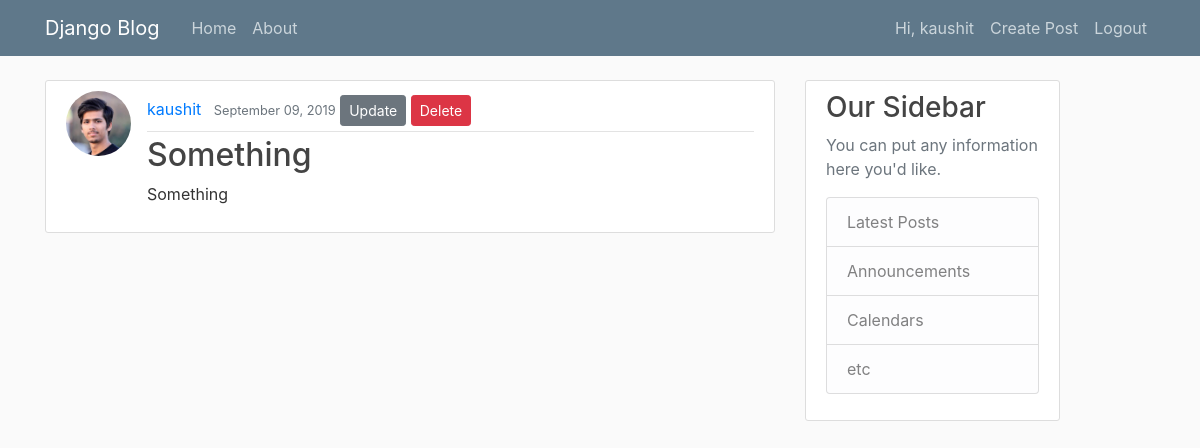
The page /post/34/ (signed in) on the database its author committed.
### blog/models.py (models this page shows, shortened)
class Post(models.Model):
    title = models.CharField(max_length=100)
    content = models.TextField()
    date_posted = models.DateTimeField(default=timezone.now)
    author = models.ForeignKey(User, on_delete=models.CASCADE)

### user/models.py (models this page shows, shortened)
class Profile(models.Model):
    user = models.OneToOneField(User, on_delete=models.CASCADE)
    image = ResizedImageField(upload_to='profile_pic',
                              default='default.png', size=[300, 300], crop=['middle', 'center'])

### blog/views.py (the view)
# urls.py: path('post/<int:pk>/', views.PostDetailView.as_view(), name='detail-post'),
class PostDetailView(LoginRequiredMixin, DetailView):
    model = Post

### blog/templates/blog/post_detail.html
{% extends "blog/base.html" %}
{% load crispy_forms_tags %}
{% block content %}
<div>
    <article class="media content-section">
        <img class="rounded-circle article-img" src="{{ post.author.profile.image.url }}">
        <div class="media-body">
            <div class="article-metadata">
                <a class="mr-2" href="{% url 'user-posts' object.author.username %}">{{object.author}}</a>
                <small class="text-muted">{{object.date_posted|date:"F d, Y"}}</small>
                {% if object.author == user %}
                <a class="btn btn-secondary btn-sm mt-1 mb-1" href="{% url 'update-post' object.id %}">Update</a>
                <a class="btn btn-danger btn-sm mt-1 mb-1" href="{% url 'delete-post' object.id %}">Delete</a>
                {% endif %}
            </div>
            <h2 class="article-title">{{object.title}}</h2>
            <p class="article-content">{{object.content}}</p>
        </div>
    </article>
</div>
{% endblock %}

### blog/templates/blog/base.html (shortened to what this page needs)
{% load static %}
<!DOCTYPE html>
<html lang="en">
<head>
    <link rel="stylesheet" href="https://maxcdn.bootstrapcdn.com/bootstrap/4.0.0/css/bootstrap.min.css"
>
    <link rel="stylesheet" type="text/css" href="{% static 'blog/main.css' %}">
</head>
<body>
    <header class="site-header">
        <nav class="navbar navbar-expand-md navbar-dark bg-steel fixed-top">
            <div class="container">
                <a class="navbar-brand mr-4" href="{% url 'blog-home' %}">Django Blog</a>
                <div class="collapse navbar-collapse" id="navbarToggle">
                    <div class="navbar-nav mr-auto">
                        <a class="nav-item nav-link" href="{% url 'blog-home' %}">Home</a>
                        <a class="nav-item nav-link" href="{% url 'blog-about' %}">About</a>
                    </div>
                    <div class="navbar-nav">
                        {% if user.is_authenticated %}
                        <a class="nav-item nav-link" href="{% url 'user-profile' user.username %}">Hi, {{user.username}}
                        </a>
                        <a class="nav-item nav-link" href="{% url 'create-post' %}">Create Post</a>
                        <a class="nav-item nav-link" href="{% url 'user-logout' %}">Logout</a>
                        {% else %}
                        <a class="nav-item nav-link" href="{% url 'user-login' %}">Login</a>
                        <a class="nav-item nav-link" href="{% url 'user-register' %}">Register</a>
                        {% endif %}
                    </div>
                </div>
            </div>
        </nav>
    </header>
    <main role="main" class="container">
        <div class="row">
            <div class="col-md-8">
                {% block content %}
                {% endblock %}
            </div>
            <div class="col-md-3">
                <div class="content-section">
                    <h3>Our Sidebar</h3>
                    <p class='text-muted'>You can put any information here you'd like.
                        <ul class="list-group">
                            <li class="list-group-item list-group-item-light">Latest Posts</li>
                            <li class="list-group-item list-group-item-light">Announcements</li>
                            <li class="list-group-item list-group-item-light">Calendars</li>
                            <li class="list-group-item list-group-item-light">etc</li>
                        </ul>
                    </p>
                </div>
            </div>
        </div>
    </main>
</body>
</html>

### blog/static/blog/main.css (style rules this page uses)
body { background: #fafafa; color: #333333; margin-top: 5rem; }
h1, h2, h3, h4, h5, h6 { color: #444444; }
ul { margin: 0; }
.bg-steel { background-color: #5f788a; }
.site-header .navbar-nav .nav-link { color: #cbd5db; }
.content-section { background: #ffffff; padding: 10px 20px; border: 1px solid #dddddd; border-radius: 3px; margin-bottom: 20px; }
.article-title { color: #444444; }
.article-content { white-space: pre-line; }
.article-img { height: 65px; width: 65px; margin-right: 16px; }
.article-metadata { padding-bottom: 1px; margin-bottom: 4px; border-bottom: 1px solid #e3e3e3 }

### rows shown on the page
Post: author.profile.image (picture), author "kaushit", date_posted "September 09, 2019", title "Something", content "Something"

### other values the page prints
{{ user.username }} "kaushit"
